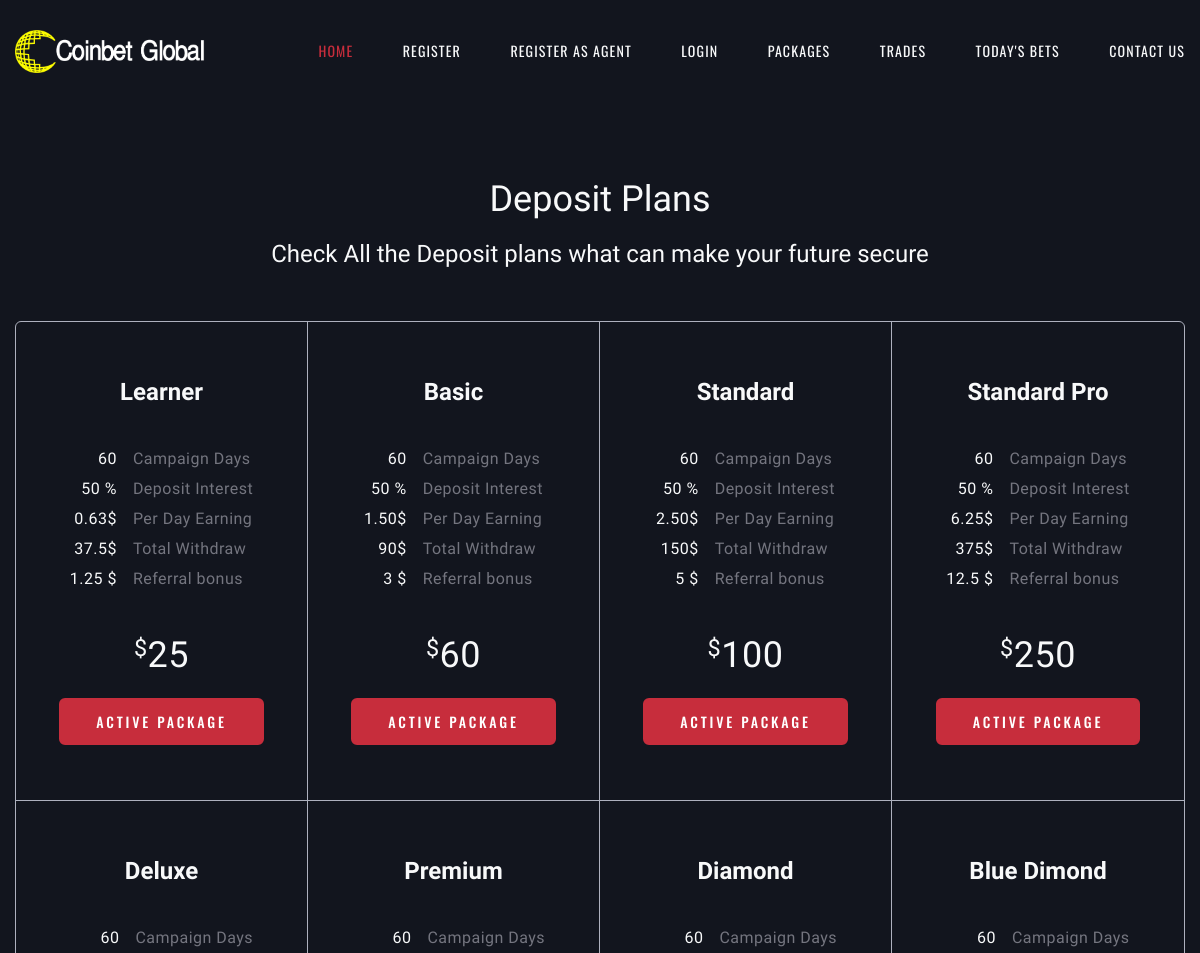
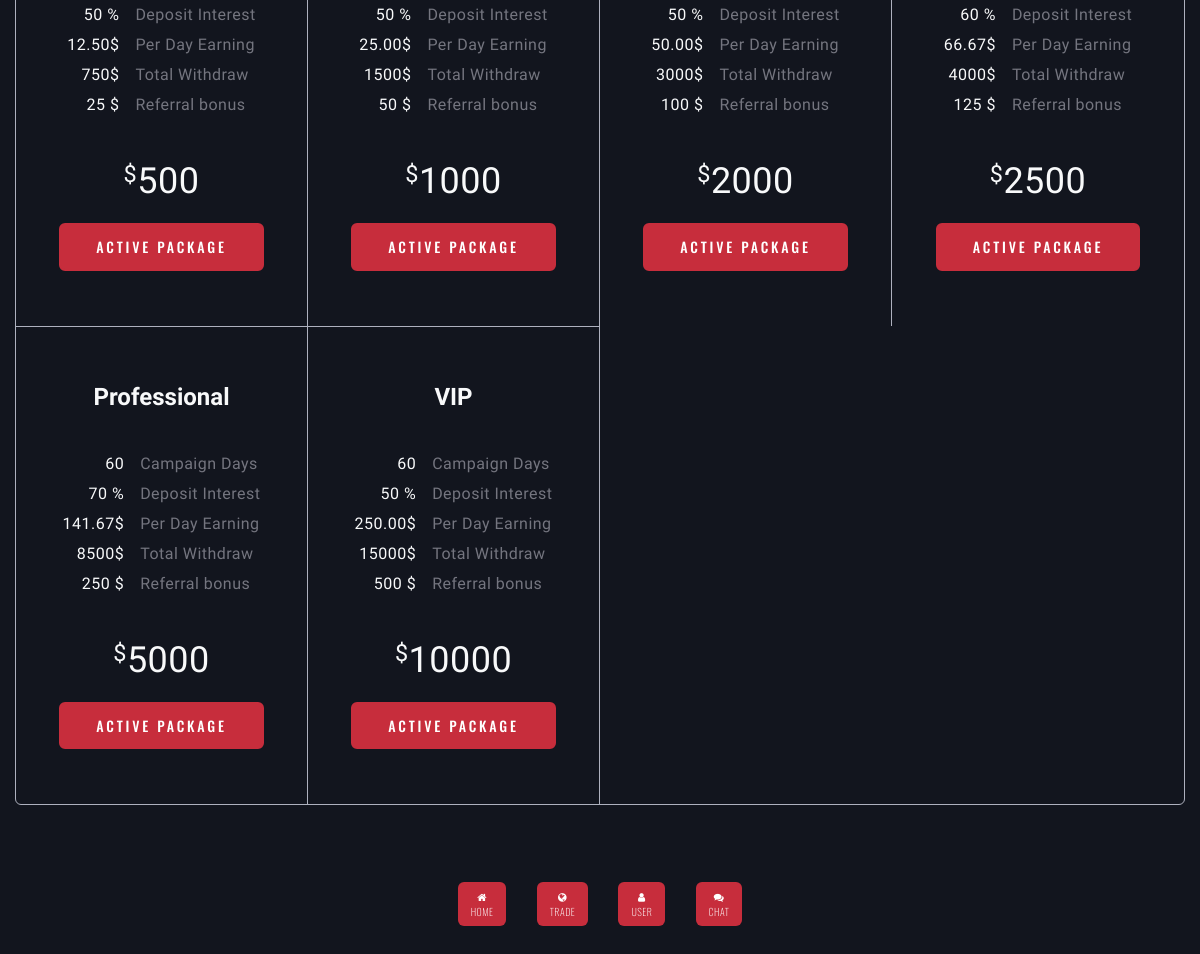
Screenshot of /trade-detail.php with the database file from the repository (2 pictures, top to bottom).
### tables this page shows
CREATE TABLE `packages_term` (
  `id` int(11) NOT NULL,
  `terms_name` varchar(255) NOT NULL,
  `amount` int(11) NOT NULL,
  `days` int(11) NOT NULL,
  `daily_percentage` int(11) NOT NULL,
  `ref_vl1_percent` int(11) NOT NULL,
  `ref_lvl2_percent` int(11) NOT NULL,
  `ref_lvl3_percent` int(11) NOT NULL,
  `status` int(11) NOT NULL,
  `author` varchar(255) NOT NULL,
  `date1` varchar(255) NOT NULL,
  `time1` varchar(255) NOT NULL,
  `timestamp1` varchar(255) NOT NULL
);

### class/dbClass.php (called while the page is built, shortened)
<?php
class Database
{
	 private $host 		=	"localhost";
	 private $user		=	"root";
	 private $pass	 	=	"";
	 protected $dbName	=	"etechdss_demo";
	 protected $conn 	= 	false;
	 private $result	= 	array();
	public function __construct()
	{
		if (!$this->conn) {
			$this->mysqli=new mysqli($this->host, $this->user,$this->pass,$this->dbName);
			$this->conn=true;
			if ($this->mysqli->connect_error) {
				array_push($this->result, $this->mysqli->connect_error);
				return false;
			}
			else {
				return true;
			}
		}
	}
}
?>

### class/getSetClass.php (called while the page is built, shortened)
<?php
require 'dbClass.php';
class Getdata extends Database
{
	public function listOfItem($table, $orderBy = 'NULL', $limit = 999999999999)
	{
		$array = array();
		$sql = "SELECT * FROM $table ORDER BY $orderBy LIMIT $limit";
		$query = $this->mysqli->query($sql);
		while ($row = $query->fetch_assoc()) {
			$array[] = $row;
		}
		return $array;
	}
}

### trade-detail.php (the view, shortened to what this page needs)
<?php require_once "include/header.php"; ?>
<?php require_once "class/getSetClass.php"; ?>
  <?php
 $getData =new GetData();
 $getDepositPlans =$getData->listOfItem('packages_term');
?>
   <section class="section section-lg text-center" id="pricing" data-type="anchor">
        <div class="container">
          <h3>Deposit Plans</h3>
          <h4><span class="text-width-1">Check All the Deposit plans what can make your future secure</span></h4>
          <div class="pricing-group-modern wow-outer">
            <?php
            foreach($getDepositPlans as $data){
              $name = $data['terms_name'];
              $amount= $data['amount'];
              $days   =$data['days'];
              $interest = $data['daily_percentage'];
              $withdrawamount = ($amount*$interest)/100;
             $totalWithdraw = $withdrawamount+$amount;
              $dailyAmount = $totalWithdraw/$days ;
             $dailyAmount =number_format($dailyAmount, 2);
             $refBounusLvl1=($amount*5)/100;
              ?>
            <article class="pricing-modern wow fadeInLeft">
              <h4 class="pricing-modern-title"><?php echo  $name?></h4>
              <table class="pricing-modern-table">
                <tr>
                  <td><?php echo $days?></td>
                  <td>Campaign Days</td>
                </tr>
                <tr>
                  <td><?php echo  $interest?> %</td>
                  <td>Deposit Interest</td>
                </tr>
                <tr>
                  <td><?php echo  $dailyAmount?>$</td>
                  <td>Per Day Earning</td>
                </tr>
                <tr>
                  <td><?php echo  $totalWithdraw?>$</td>
                  <td>Total Withdraw</td>
                </tr>
                <tr>
                  <td><?php echo  $refBounusLvl1?> $</td>
                  <td>Referral bonus</td>
                </tr>
              </table>
              <p class="pricing-modern-price"><span class="pricing-modern-price-currency">$</span><?php echo  $amount?></p><a class="button button-primary button-winona" href="login.php">Active Package</a>
            </article>
            <?php
          }
            ?>
          </div>
        </div>
      </section>
<?php require_once "include/footer.php"; ?>

### include/footer.php (style rules this page uses)
p { font-size: 10px; color: #fff; }
a { font-size: 10px; }

### rows the page displays
packages_term: terms_name "Learner", days "60", daily_percentage "50", dailyAmount "0.63", totalWithdraw "37.5", amount "1.25", amount "25"
packages_term: terms_name "Basic", days "60", daily_percentage "50", dailyAmount "1.50", totalWithdraw "90", amount "3", amount "60"
packages_term: terms_name "Standard", days "60", daily_percentage "50", dailyAmount "2.50", totalWithdraw "150", amount "5", amount "100"
packages_term: terms_name "Standard Pro", days "60", daily_percentage "50", dailyAmount "6.25", totalWithdraw "375", amount "12.5", amount "250"
packages_term: terms_name "Deluxe", days "60", daily_percentage "50", dailyAmount "12.50", totalWithdraw "750", amount "25", amount "500"
packages_term: terms_name "Premium", days "60", daily_percentage "50", dailyAmount "25.00", totalWithdraw "1500", amount "50", amount "1000"
packages_term: terms_name "Diamond", days "60", daily_percentage "50", dailyAmount "50.00", totalWithdraw "3000", amount "100", amount "2000"
packages_term: terms_name "Blue Dimond", days "60", daily_percentage "60", dailyAmount "66.67", totalWithdraw "4000", amount "125", amount "2500"
packages_term: terms_name "Professional", days "60", daily_percentage "70", dailyAmount "141.67", totalWithdraw "8500", amount "250", amount "5000"
packages_term: terms_name "VIP", days "60", daily_percentage "50", dailyAmount "250.00", totalWithdraw "15000", amount "500", amount "10000"
